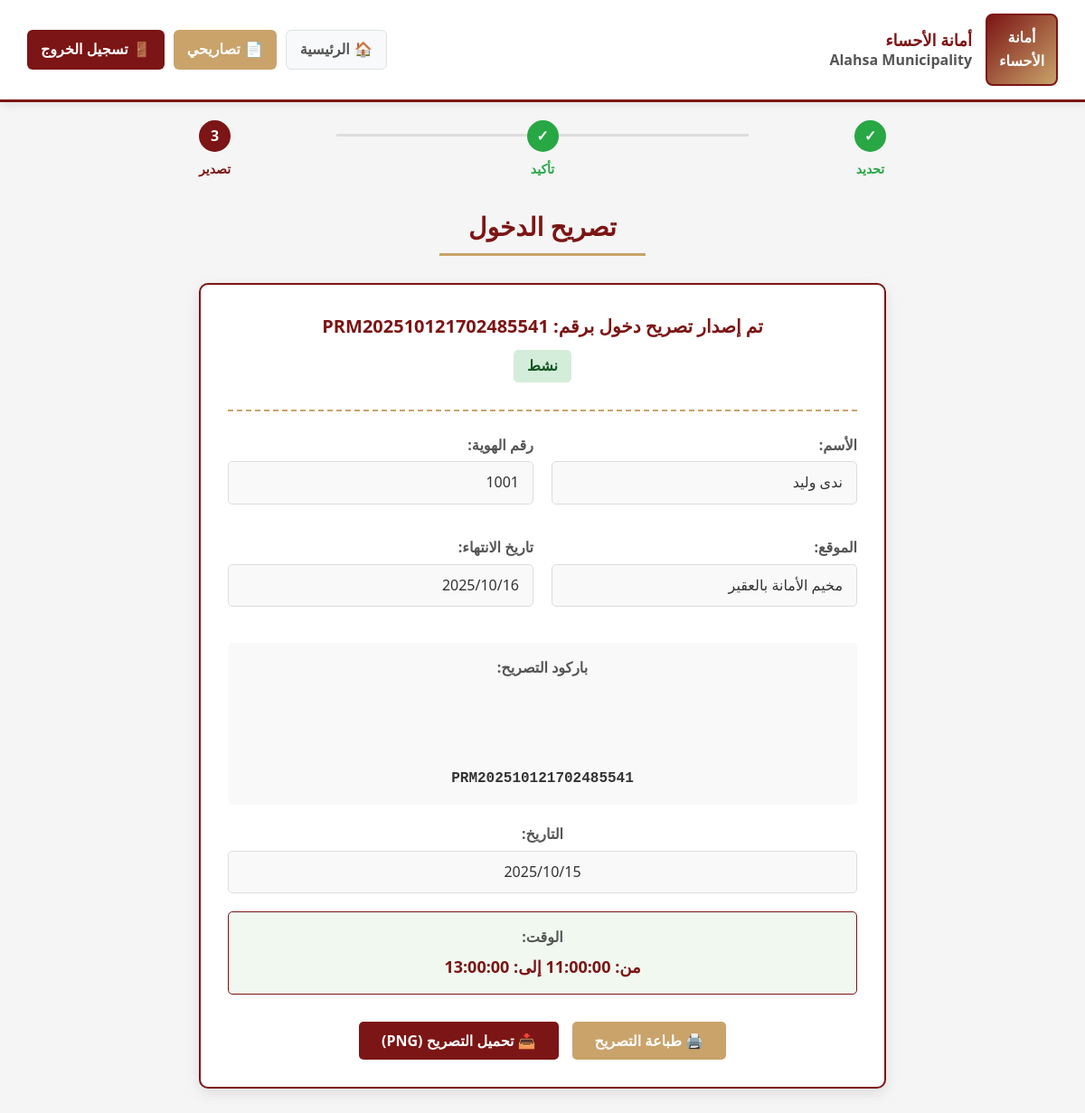
Page /enter.php?permit_id=10 (signed in) on the committed database.
### tables this page shows
CREATE TABLE `permits` (
  `permit_id` int(11) NOT NULL,
  `user_id` varchar(20) NOT NULL,
  `location_id` int(11) NOT NULL,
  `date_id` int(11) NOT NULL,
  `time_id` int(11) NOT NULL,
  `permit_number` varchar(50) NOT NULL,
  `barcode` varchar(255) NOT NULL,
  `status` enum('نشط','مكتمل','منتهي') DEFAULT 'نشط',
  `created_at` timestamp NOT NULL DEFAULT current_timestamp(),
  `expires_at` date DEFAULT NULL
);

CREATE TABLE `users` (
  `user_id` varchar(20) NOT NULL,
  `username` varchar(20) NOT NULL,
  `password` varchar(255) NOT NULL,
  `full_name` varchar(100) NOT NULL,
  `email` varchar(100) DEFAULT NULL,
  `phone_number` varchar(20) DEFAULT NULL
);

CREATE TABLE `locations` (
  `location_id` int(11) NOT NULL,
  `location_name` varchar(100) NOT NULL
);

CREATE TABLE `available_dates` (
  `date_id` int(11) NOT NULL,
  `location_id` int(11) NOT NULL,
  `available_date` date NOT NULL
);

CREATE TABLE `available_times` (
  `time_id` int(11) NOT NULL,
  `date_id` int(11) NOT NULL,
  `available_time_start` time NOT NULL,
  `available_time_end` time NOT NULL
);

### DbHandler.php (called while the page is built, shortened)
<?php
require("DbConfig.php");
class DbHandler extends DbConfig {
    public $conn;
    protected $databaseName;
    protected $hostName;
    protected $uName;
    protected $passCode;
    public function __construct() {
        $dbPara = new DbConfig();
        $this -> databaseName = $dbPara -> dbName;
        $this -> hostName = $dbPara -> serverName;
        $this -> uName = $dbPara -> userName;
        $this -> passCode = $dbPara ->passCode;
    }
   public function dbConnect(){
        try{
	        $this->conn = new mysqli($this->hostName, $this->uName, $this->passCode, $this->databaseName);
            if( mysqli_connect_errno() ){
                throw new Exception("Could not connect to database.");
            } else{
                return true;
            }
        }catch(Exception $e){
            throw new Exception($e->getMessage());
        }
    }
public function getPermitDetails($permit_id) {
    $stmt = $this->conn->prepare("
        SELECT
            p.permit_id, p.permit_number, p.barcode, p.status, p.created_at, p.expires_at,
            u.full_name, u.user_id, u.username, u.phone_number,
            l.location_name,
            ad.available_date,
            at.available_time_start, at.available_time_end
        FROM Permits p
        JOIN Users u ON p.user_id = u.user_id
        JOIN Locations l ON p.location_id = l.location_id
        JOIN Available_Dates ad ON p.date_id = ad.date_id
        JOIN Available_Times at ON p.time_id = at.time_id
        WHERE p.permit_id = ?
    ");
    $stmt->bind_param("i", $permit_id);
    $stmt->execute();
    $result = $stmt->get_result();
    $permit = $result->fetch_assoc();
    return $permit;
}
}
?>

### DbConfig.php (called while the page is built, shortened)
<?php
class DbConfig {
    public function __construct() {
        $this -> serverName = "localhost";
        $this -> userName = "root";
        $this -> passCode = "";
        $this -> dbName = "alhasa";
    }
}
?>

### enter.php (the view, shortened to what this page needs)
<?php
require("DbHandler.php");
$permit_details = null;
$error_message = "";
if(isset($_GET['permit_id'])){
    $permit_id = intval($_GET['permit_id']);
    $db = new DbHandler();
    $db->dbConnect();
    $permit_details = $db->getPermitDetails($permit_id);
} else {
    $error_message = "الرجاء تحديد رقم تصريح لعرضه.";
}
$permit_number = $permit_details['permit_number'] ?? 'غير متوفر';
$barcode_value = $permit_details['barcode'] ?? 'غير متوفر';
$full_name = $permit_details['full_name'] ?? 'غير متوفر';
$national_id = $permit_details['user_id'] ?? 'غير متوفر';
$location_name = $permit_details['location_name'] ?? 'غير متوفر';
$permit_date = isset($permit_details['available_date']) ? date('Y/m/d', strtotime($permit_details['available_date'])) : 'غير متوفر';
$time_start = $permit_details['available_time_start'] ?? '';
$time_end = $permit_details['available_time_end'] ?? '';
$permit_time = ($time_start && $time_end) ? "من: {$time_start} إلى: {$time_end}" : 'غير متوفر';
$status = $permit_details['status'] ?? 'غير متوفر';
$expires_at = isset($permit_details['expires_at']) ? date('Y/m/d', strtotime($permit_details['expires_at'])) : 'غير متوفر';
?>
<!DOCTYPE html>
<html lang="ar" dir="rtl">
<head>
</head>
<body>
    <header>
        <div class="logo-section">
            <div class="logo-img">أمانة<br>الأحساء</div>
            <div class="logo-text">
                <h1>أمانة الأحساء</h1>
                <h1>Alahsa Municipality</h1>
            </div>
        </div>
        <div class="header-buttons">
            <div class="header-btn home-btn">
                <span>🏠</span>
                <span>الرئيسية</span>
            </div>
            <div class="header-btn permits-btn">
                <span>📄</span>
                <span>تصاريحي</span>
            </div>
            <div class="header-btn logout-btn">
                <span>🚪</span>
                <span>تسجيل الخروج</span>
            </div>
        </div>
    </header>
    <div class="progress-container">
        <div class="progress-bar">
            <div class="progress-step">
                <div class="step-circle completed">✓</div>
                <div class="step-label completed">تحديد</div>
            </div>
            <div class="progress-step">
                <div class="step-circle completed">✓</div>
                <div class="step-label completed">تأكيد</div>
            </div>
            <div class="progress-step">
                <div class="step-circle active">3</div>
                <div class="step-label active">تصدير</div>
            </div>
        </div>
    </div>
    <div class="container">
        <h1 class="page-title">تصريح الدخول</h1>
        <?php if (!empty($error_message)): ?>
            <div class="error"><?php echo $error_message; ?></div>
        <?php elseif ($permit_details): ?>
            <div class="permit-container">
                <div class="permit-header">
                    <div class="permit-number">تم إصدار تصريح دخول برقم: <?php echo htmlspecialchars($permit_number); ?></div>
                    <div class="status-badge <?php echo $status; ?>"><?php echo htmlspecialchars($status); ?></div>
                </div>
                <div class="permit-details">
                    <div class="detail-group">
                        <span class="detail-label">الأسم:</span>
                        <div class="detail-value"><?php echo htmlspecialchars($full_name); ?></div>
                    </div>
                    <div class="detail-group">
                        <span class="detail-label">رقم الهوية:</span>
                        <div class="detail-value"><?php echo htmlspecialchars($national_id); ?></div>
                    </div>
                    <div class="detail-group">
                        <span class="detail-label">الموقع:</span>
                        <div class="detail-value"><?php echo htmlspecialchars($location_name); ?></div>
                    </div>
                    <div class="detail-group">
                        <span class="detail-label">تاريخ الانتهاء:</span>
                        <div class="detail-value"><?php echo htmlspecialchars($expires_at); ?></div>
                    </div>
                </div>
                <div class="barcode-section">
                    <div class="barcode-container">
                        <span class="detail-label">باركود التصريح:</span>
                        <svg id="barcode" class="barcode"></svg>
                        <div class="barcode-number"><?php echo htmlspecialchars($barcode_value); ?></div>
                    </div>
                </div>
                <div class="detail-group" style="text-align: center;">
                    <span class="detail-label">التاريخ:</span>
                    <div class="detail-value" style="justify-content: center;"><?php echo htmlspecialchars($permit_date); ?></div>
                </div>
                <div class="time-section">
                    <div class="detail-label">الوقت:</div>
                    <div class="time-value"><?php echo htmlspecialchars($permit_time); ?></div>
                </div>
                <div class="actions">
                    <button class="action-btn print-btn">🖨️ طباعة التصريح</button>
                    <button class="action-btn download-btn">📥 تحميل التصريح (PNG)</button>
                </div>
            </div>
        <?php else: ?>
             <div class="error">عذراً، لا يمكن عرض التصريح حالياً. الرجاء المحاولة لاحقاً أو التحقق من صفحة "تصاريحي".</div>
        <?php endif; ?>
    </div>
</body>
</html>

### enter.php (style rules this page uses)
* { margin: 0; padding: 0; box-sizing: border-box; font-family: 'Segoe UI', Tahoma, Geneva, Verdana, sans-serif; }
body { background-color: #f5f5f5; color: #333; line-height: 1.6; padding-bottom: 30px; }
header { display: flex; align-items: center; justify-content: space-between; padding: 15px 30px; background-color: white; box-shadow: 0 2px 10px rgba(0, 0, 0, 0.1); border-bottom: 3px solid #7c1515; }
.logo-section { display: flex; align-items: center; gap: 15px; }
.logo-img { width: 80px; height: 80px; border: 2px solid #7c1515; border-radius: 8px; background: linear-gradient(135deg, #7c1515 0%, #c9a36a 100%); display: flex; align-items: center; justify-content: center; color: white; font-weight: bold; font-size: 16px; text-align: center; padding: 5px; }
.logo-text h1 { font-size: 18px; color: #7c1515; line-height: 1.3; }
.logo-text h1:first-child { font-weight: bold; }
.logo-text h1:last-child { font-size: 16px; color: #555; }
.header-buttons { display: flex; gap: 10px; }
.header-btn { display: flex; align-items: center; gap: 5px; padding: 8px 15px; border-radius: 6px; cursor: pointer; font-weight: bold; transition: all 0.3s; }
.home-btn { background: #f8f9fa; color: #555; border: 1px solid #dee2e6; }
.permits-btn { background: #c9a36a; color: white; }
.logout-btn { background: #7c1515; color: white; }
.progress-container { max-width: 800px; margin: 20px auto 30px auto; padding: 0 20px; }
.progress-bar { display: flex; align-items: center; justify-content: space-between; position: relative; margin-bottom: 15px; }
.progress-step { display: flex; flex-direction: column; align-items: center; z-index: 2; }
.step-circle { width: 35px; height: 35px; border-radius: 50%; background-color: #ddd; display: flex; align-items: center; justify-content: center; font-weight: bold; color: white; margin-bottom: 8px; border: 3px solid #ddd; }
.step-circle.completed { background-color: #28a745; border-color: #28a745; }
.step-circle.active { background-color: #7c1515; border-color: #7c1515; }
.step-label { font-size: 14px; font-weight: bold; color: #555; text-align: center; }
.step-label.completed { color: #28a745; }
.step-label.active { color: #7c1515; }
.container { max-width: 800px; margin: 30px auto; padding: 0 20px; }
.page-title { text-align: center; margin-bottom: 30px; color: #7c1515; font-size: 28px; font-weight: bold; position: relative; padding-bottom: 10px; }
.page-title:after { content: ""; position: absolute; bottom: 0; left: 35%; right: 35%; height: 3px; background-color: #c9a36a; }
.permit-container { background-color: white; border-radius: 10px; padding: 30px; box-shadow: 0 5px 15px rgba(0, 0, 0, 0.1); border: 2px solid #7c1515; }
.permit-header { text-align: center; margin-bottom: 25px; padding-bottom: 15px; border-bottom: 2px dashed #c9a36a; }
.permit-number { font-size: 20px; color: #7c1515; font-weight: bold; margin-bottom: 10px; }
.status-badge { display: inline-block; padding: 5px 15px; border-radius: 5px; font-weight: bold; margin-bottom: 15px; text-align: center; }
.status-badge.نشط { background-color: #d4edda; color: #155724; }
.permit-details { display: grid; grid-template-columns: 1fr 1fr; gap: 20px; margin-bottom: 25px; }
.detail-group { margin-bottom: 15px; }
.detail-label { font-weight: bold; color: #555; margin-bottom: 5px; display: block; }
.detail-value { background-color: #f9f9f9; border: 1px solid #ddd; border-radius: 5px; padding: 10px 15px; font-size: 16px; min-height: 44px; display: flex; align-items: center; }
.barcode-section { display: flex; align-items: center; gap: 20px; margin: 20px 0; padding: 15px; background-color: #f9f9f9; border-radius: 5px; justify-content: center; flex-direction: column; }
.barcode-container { text-align: center; }
.barcode-section svg { max-width: 100%; height: 80px; }
.barcode-number { margin-top: 5px; font-family: monospace; font-size: 16px; color: #333; font-weight: bold; }
.time-section { background-color: #f0f8f0; border: 1px solid #7c1515; border-radius: 5px; padding: 15px; margin-top: 20px; text-align: center; }
.time-value { font-size: 18px; font-weight: bold; color: #7c1515; margin-top: 5px; }
.actions { display: flex; justify-content: center; gap: 15px; margin-top: 30px; }
.action-btn { padding: 10px 25px; border: none; border-radius: 5px; font-size: 16px; cursor: pointer; font-weight: bold; transition: all 0.3s; }
.print-btn { background-color: #c9a36a; color: white; }
.download-btn { background-color: #7c1515; color: white; }

### rows in the picture
permits: permit_number "PRM202510121702485541", status "نشط", user.full_name "ندى وليد", user.user_id "1001", location.location_name "مخيم الأمانة بالعقير", expires_at "2025/10/16", barcode "PRM202510121702485541", date.available_date "2025/10/15", time.available_time_end "من: 11:00:00 إلى: 13:00:00"
